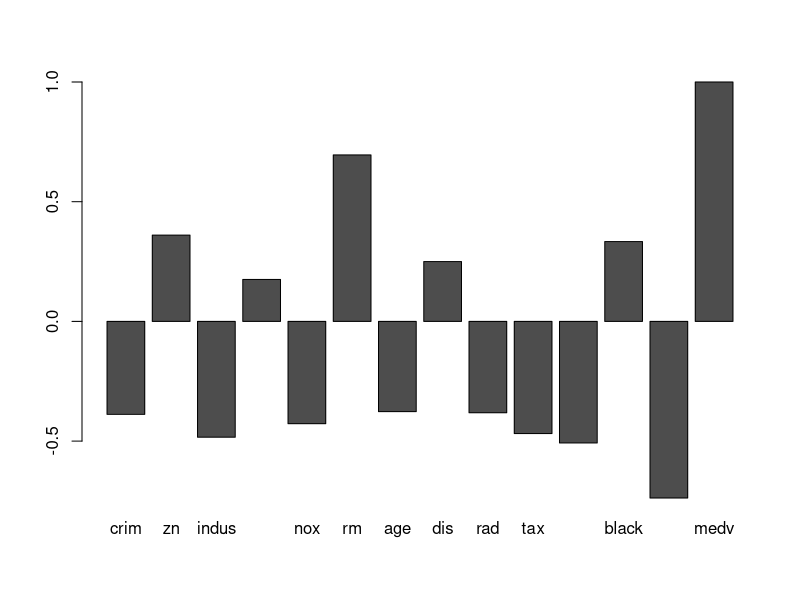
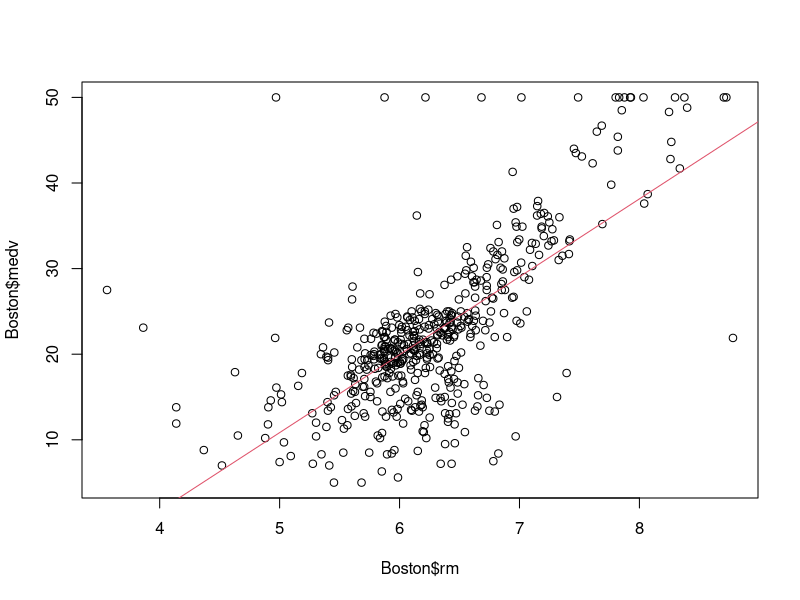
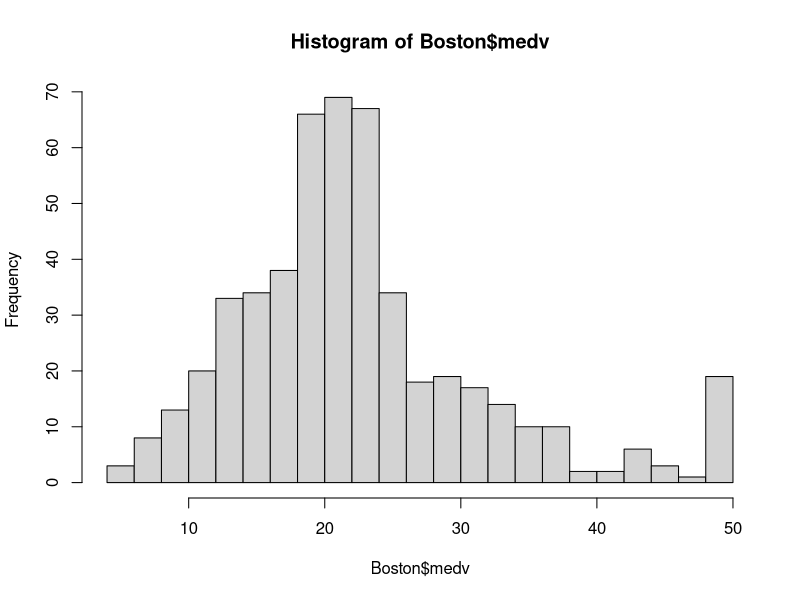
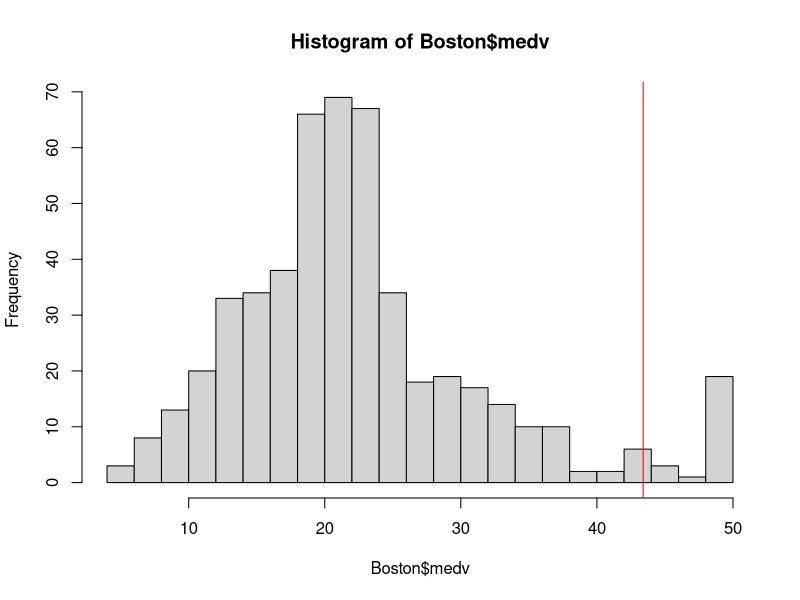

Generate these figures, in order, with R:
## ---- chunk 1
library(MASS)
#介紹引入套件
data(Boston)
## ---- chunk 2
head(Boston)
## ---- chunk 3
#解釋1非常正相關 -1是非常負相關
cor(Boston$medv,Boston)
## ---- chunk 4
barplot(cor(Boston$medv,Boston))

## ---- chunk 5

plot(Boston$rm,Boston$medv)
#x軸為房間數 y軸為房價
LM=lm(Boston$medv~Boston$rm)
#找出線性關係
abline(LM,col=2)
#畫出圖

## ---- chunk 6
quantile(Boston$medv, probs = c(0.95, 0.9))
## ---- chunk 7
hist(Boston$medv,breaks=20)
## ---- chunk 8
hist(Boston$medv, breaks = 20)
abline(v = 43.4, col="red")
## ---- chunk 9
MEDVhight = subset(Boston,Boston$medv>=43.4)
MEDVOther = subset(Boston,Boston$medv< 43.4)
# MEDVhight 為房價高的資料
# MEDVOther 其他資料
## ---- chunk 10
colMeans(MEDVhight)
## ---- chunk 11
colMeans(MEDVOther)
## ---- chunk 12
rbind(colMeans(MEDVhight),colMeans(MEDVOther))
## ---- chunk 13
Boston2=Boston
Boston2$Income=cut(Boston2$lstat,breaks=3)
#將低收入戶比例分成三區
Boston2$Income
## ---- chunk 14
Boston2$Income= cut(Boston2$lstat,breaks=3,labels=c("H","M","L"))
MEDVhight2 = subset(Boston2,Boston$medv>=43.4)
MEDVhight2$Income
## ---- chunk 15
table(MEDVhight2$Income)
## ---- chunk 16
str(Boston2)
## ---- chunk 17
x=1 
## ---- chunk 18
Month1=c(1,2,3,4,5,6,7,8,9,10,11,12)
length(Month1)
Month2=1:12
length(Month2)
## ---- chunk 19
TaipeiTem=c(16.1,16.5,18.5 ,	21.9 ,	25.2 ,	27.7 ,	29.6 ,	29.2,27.4,24.5 ,	21.5 ,	17.9)
HengchunTem=c(20.7 , 21.4 , 23.2 ,  25.2 ,	27.0 ,	27.9 ,	28.4 ,	28.1 ,	27.4 ,	26.3 ,	24.3 ,	21.7)
## ---- chunk 20
names(TaipeiTem)=Month1
names(HengchunTem)=Month2
## ---- chunk 21
1:3


## ---- chunk 22
c(1, 2, 3) + 1
## ---- chunk 23
1:3 * 2
## ---- chunk 24
x <- "abc";y <- "dbbbe"
paste(x, y, sep=",")
## ---- chunk 25
strsplit(x, "b")
## ---- chunk 26
name1<-"郭雪芙"
substring(name1, 1, 1)
## ---- chunk 27
name2<-"金城武"
substring(name2, 1, 2)
## ---- chunk 28
x <- c("F","M","F","F")
x
x <- factor(c("F","M","F","F"), levels=c("F","M"))
x
x <- factor(c("F","M","F","F"), levels=c("F"))
levels(x)
as.integer(x)
## ---- chunk 29
#農業社會 男尊女卑
Argri <- factor(c("F","M","F","F"),order=TRUE,levels=c("F","M"))

#阿美族 女尊男卑
Amis <- factor(c("F","M","F","F"),order=FALSE,levels=c("F","M"))

#應該要用
Amis <- factor(c("F","M","F","F"),order=TRUE,levels=c("M","F"))
## ---- chunk 30
#舉一個認真的例子 - 班上一號到六號分別拿到A,B,C的級別
rank=factor(c("C","A","B","B","C","C"),order=TRUE,level=c("C","B","A"))
rank
rank[1]<rank[2]

## ---- chunk 31
1 + 2
## ---- chunk 32
1 - 2
## ---- chunk 33
1 * 2
## ---- chunk 34
1L / 2L
## ---- chunk 35
x <- 1
x < 2
x <= 1
## ---- chunk 36
x<-list(1L,2,"3")
## ---- chunk 37
x<-list(1L,2,"3",mean)
## ---- chunk 38
Serial=c(1,2,3)
RBasicTeacher=c("Dboy", "Ning", "Noha")
RBasicRbind=rbind(Serial,RBasicTeacher)
## ---- chunk 39
Serial=c(1,2,3)
RBasicTeacher=c("Dboy", "Ning", "Noha")
RBasicCbind=cbind(Serial,RBasicTeacher)
RBasic=cbind(c(1,2,3),c("Dboy", "Ning", "Noha"))
## ---- chunk 40
PageView <- read.table(header=TRUE, text='
     Date       PageView Rating
           7/1      1231     6.7
           7/2      5423    4.5
           7/3      3219    3.7
           7/4       998    3.3
           7/5       3241    4.1
           7/6       1223    5.2')
Promotion <- read.table(header=TRUE, text='
     Date       Promotion 
           7/1      N
           7/2      Y
           7/3      Y
           7/4      N
           7/5      Y
           7/6      N   ')

merge(PageView,Promotion,"Date")
## ---- chunk 41
as.numeric("2")
as.integer("a")
## ---- chunk 42
x <- c(1, 2, 3, 2, 3, 2, 1)
as.character(x) # 字串
factor(x) # ??用剛才dataframe作
## ---- chunk 43
x <- c("1", "2", "3", "2", "a")
as.numeric(x)
## ---- chunk 44
gdp <- c("5,023,763", "5,614,679", "6,205,338")
as.numeric(gsub(",", "", gdp))
## ---- chunk 45
factor_example=factor(c("三年甲班", "三年乙班", "三年甲班"))
summary(factor_example)
## ---- chunk 46
character_example=c("a","b","c")
summary(character_example)
## ---- chunk 47
list_example <- list(1L, 2.0, "3")
summary(list_example)
## ---- chunk 48
summary(Boston)
## ---- chunk 49
x <- 1:5
x[2:3]
## ---- chunk 50
x <- 1:5
x > 3
x[x > 3]
## ---- chunk 51
# 先印出台北跟恆春每個月平均溫度
TaipeiTem
HengchunTem
## ---- chunk 52
TaipeiTem>20
TaipeiHotMonths = TaipeiTem[TaipeiTem>20]
## ---- chunk 53
SelectMonth= HengchunTem>20
HengchunHotMonths = HengchunTem[SelectMonth==TRUE]
## ---- chunk 54
 TaipeiTem[7:9]
mean(TaipeiTem[7:9])
HengchunTem[7:9]
mean(HengchunTem[7:9])
## ---- chunk 55
# TaipeiTem[1,2,12]

mean(TaipeiTem[c(1,2,12)])
mean(HengchunTem[c(1,2,12)])
## ---- chunk 56
TemTable=rbind(TaipeiTem,HengchunTem)
TemTable
#選取台北二月的溫度
TemTable[1,2]
#選取二月的溫度
TemTable[,2]
TemTable[1,]

## ---- chunk 57
head(Boston)
head(Boston[["crim"]]) # head(Boston$crim)
